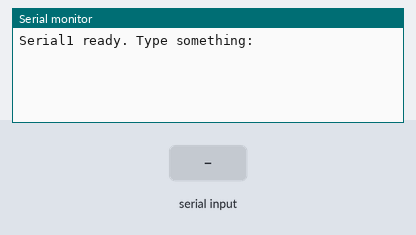
This sketch was run on a simulated ESP32. On the bench: the last lines printed to the serial monitor. The test bench sets the inputs (shaded band).

Above: at 2.2 s.
2.3 s: "1\n" received over Serial
At 3.4 s:
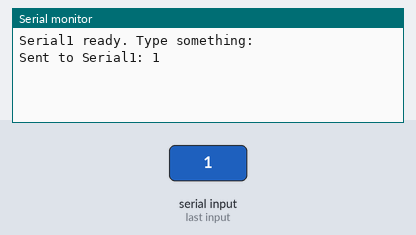
3.8 s: "1\n" received over the second serial link
At 4.3 s:
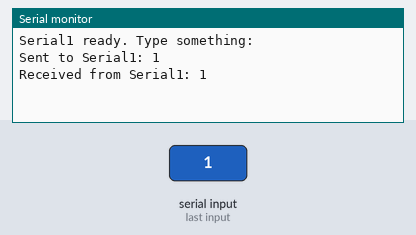
5.3 s: "0\n" received over Serial
At 6.5 s:
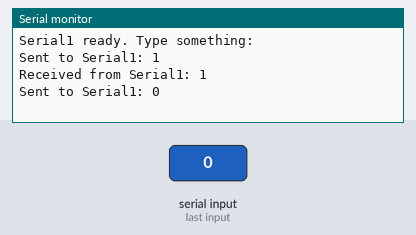
6.8 s: "0\n" received over the second serial link
At 8.0 s:
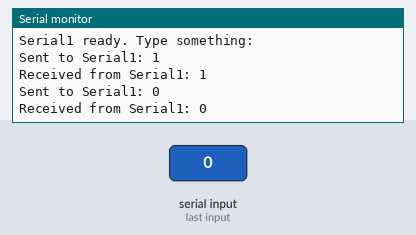

The sketch:

uart_communication.ino
```cpp
#define TXD1 8 // ESP32 TX to converter RX
#define RXD1 9 // ESP32 RX from converter TX

void setup()
{
    Serial.begin(115200);                          // USB Serial
    Serial1.begin(115200, SERIAL_8N1, RXD1, TXD1); // External Serial1
    delay(1000);

    Serial.println("Serial1 ready. Type something:");
}

void loop()
{
    // Read from Serial (USB) and forward to Serial1
    if (Serial.available())
    {
        String inputFromUSB = Serial.readStringUntil('\n');
        Serial1.println(inputFromUSB);
        Serial.print("Sent to Serial1: ");
        Serial.println(inputFromUSB);
    }

    // Read from Serial1 and print to Serial (USB)
    if (Serial1.available())
    {
        String inputFromSerial1 = Serial1.readStringUntil('\n');
        Serial.print("Received from Serial1: ");
        Serial.println(inputFromSerial1);
    }

    delay(10);
}
```

Measured:
- after the input at 2.3 s, the serial monitor: prints a new line at once (image 1)
- after the input at 3.8 s, the serial monitor: prints a new line at once (image 2)
- after the input at 5.3 s, the serial monitor: prints a new line at once (image 3)
- after the input at 6.8 s, the serial monitor: prints a new line at once (image 4)
